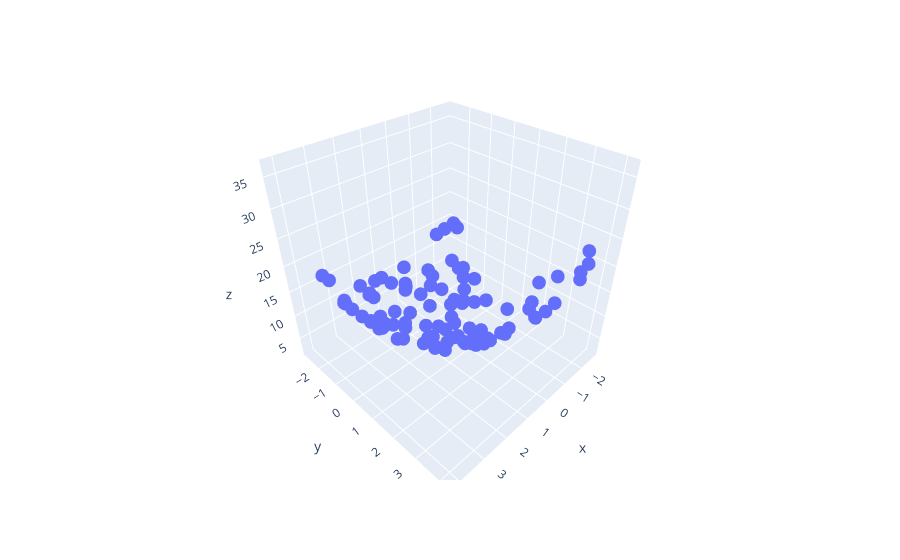

The notebook cell saved with this chart:
### Code cell
import plotly.express as px
df = px.data.iris()
fig = px.scatter_3d(df,x=x.ravel(), y=y.ravel(), z = z.ravel())
fig.show()
